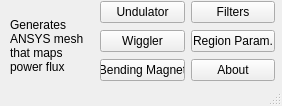
<?xml version="1.0" encoding="UTF-8"?>
<ui version="4.0">
 <class>MainWindow</class>
 <widget class="QMainWindow" name="MainWindow">
  <property name="geometry">
   <rect>
    <x>0</x>
    <y>0</y>
    <width>282</width>
    <height>106</height>
   </rect>
  </property>
  <property name="windowTitle">
   <string>MainWindow</string>
  </property>
  <widget class="QWidget" name="centralwidget">
   <widget class="QLabel" name="label">
    <property name="geometry">
     <rect>
      <x>10</x>
      <y>10</y>
      <width>81</width>
      <height>71</height>
     </rect>
    </property>
    <property name="text">
     <string>Generates ANSYS mesh that maps power flux</string>
    </property>
    <property name="wordWrap">
     <bool>true</bool>
    </property>
   </widget>
   <widget class="QWidget" name="layoutWidget">
    <property name="geometry">
     <rect>
      <x>100</x>
      <y>0</y>
      <width>175</width>
      <height>85</height>
     </rect>
    </property>
    <layout class="QHBoxLayout" name="horizontalLayout">
     <item>
      <layout class="QVBoxLayout" name="verticalLayout">
       <item>
        <widget class="QPushButton" name="undButton">
         <property name="text">
          <string>Undulator</string>
         </property>
        </widget>
       </item>
       <item>
        <widget class="QPushButton" name="wigButton">
         <property name="text">
          <string>Wiggler</string>
         </property>
        </widget>
       </item>
       <item>
        <widget class="QPushButton" name="bmagButton">
         <property name="text">
          <string>Bending Magnet</string>
         </property>
        </widget>
       </item>
      </layout>
     </item>
     <item>
      <layout class="QVBoxLayout" name="verticalLayout_2">
       <item>
        <widget class="QPushButton" name="filterButton">
         <property name="text">
          <string>Filters</string>
         </property>
        </widget>
       </item>
       <item>
        <widget class="QPushButton" name="regionButton">
         <property name="text">
          <string>Region Param.</string>
         </property>
        </widget>
       </item>
       <item>
        <widget class="QPushButton" name="advButton">
         <property name="text">
          <string>About</string>
         </property>
        </widget>
       </item>
      </layout>
     </item>
    </layout>
   </widget>
  </widget>
  <widget class="QStatusBar" name="statusbar"/>
 </widget>
 <resources/>
 <connections/>
</ui>
